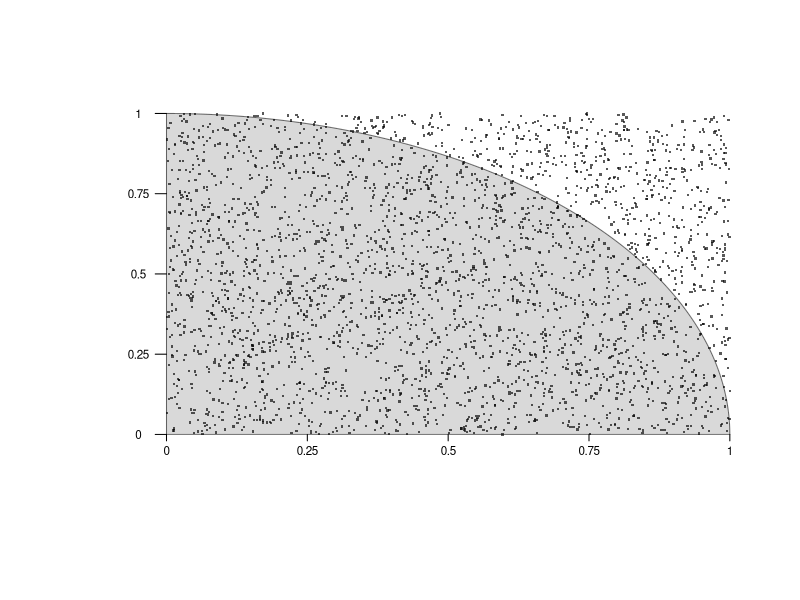

The R script that drew this image:





set.seed(123)
X <- matrix(runif(2*3000), ncol = 2)
plot(0, type = "n", axes = F, xlim = c(-0.15, 1.05), ylim = c(-0.15, 1.05),
     xlab = '', ylab = '', xaxs = "i")
theta <- seq(0, pi/2, length = 500)
x1 <- c(cos(theta), 0)
y1 <- c(sin(theta), 0)
polygon(x1, y1, col = rgb(0, 0, 0, 0.15), border = rgb(0, 0, 0, 0.55) )

inde <- which(X[, 1]^2 + X[, 2]^2 <= 1)
length(inde)/3000 * 4
points(X, cex = 0.3, pch = 15, col = rgb(0, 0, 0, 0.65))
segments(seq(0, 1, length = 5), rep(0, 5), seq(0, 1, length = 5), 
         rep(-0.02, 5))
text(seq(0, 1, length = 5), rep(-0.05, 5), seq(0, 1, length = 5), cex = 0.7)
segments(rep(-0.02, 5), seq(0, 1, length = 5),rep(0, 5) , seq(0, 1, length = 5))
text(rep(-0.05, 5),seq(0, 1, length = 5), seq(0, 1, length = 5), cex = 0.7)
